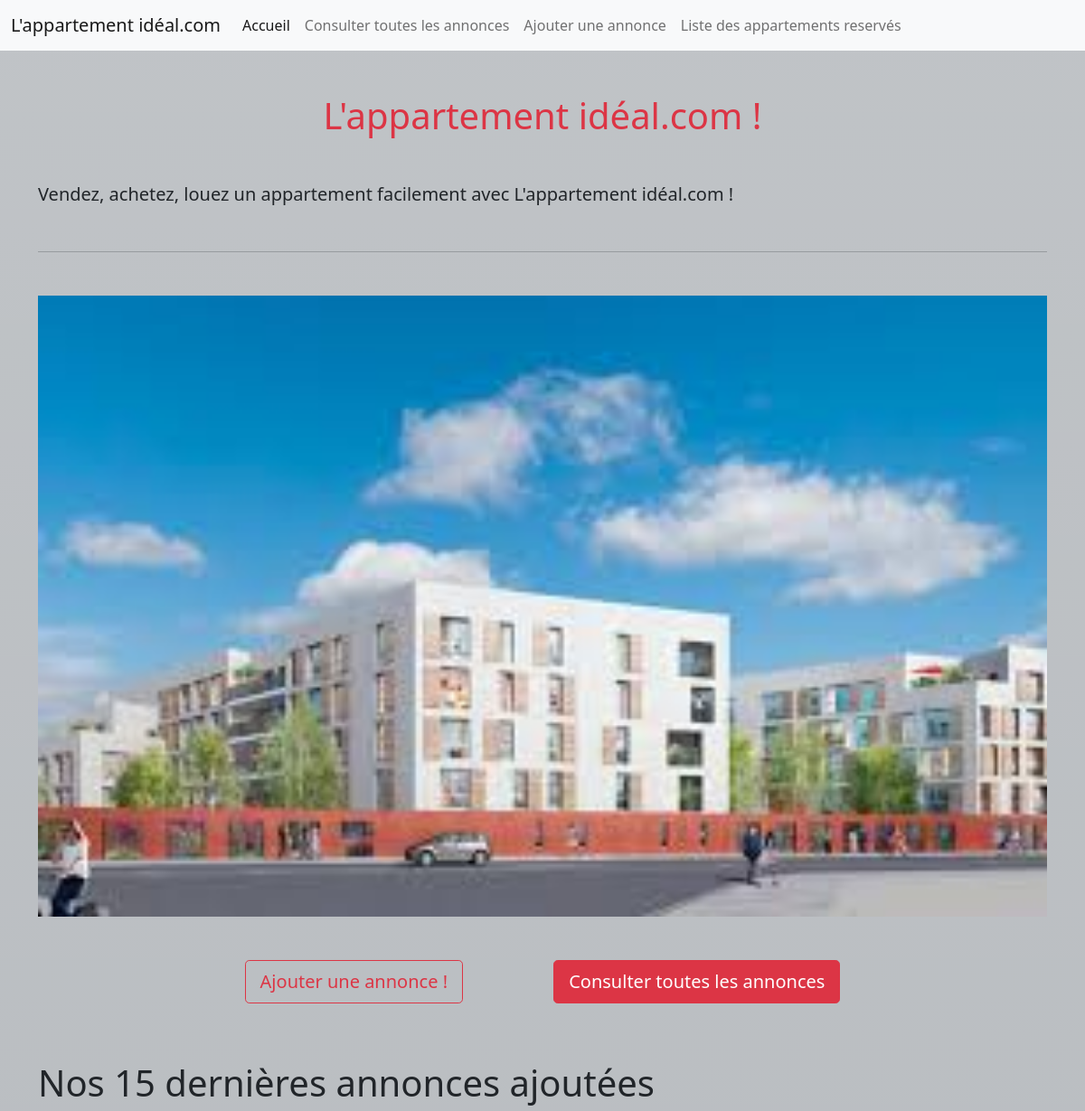
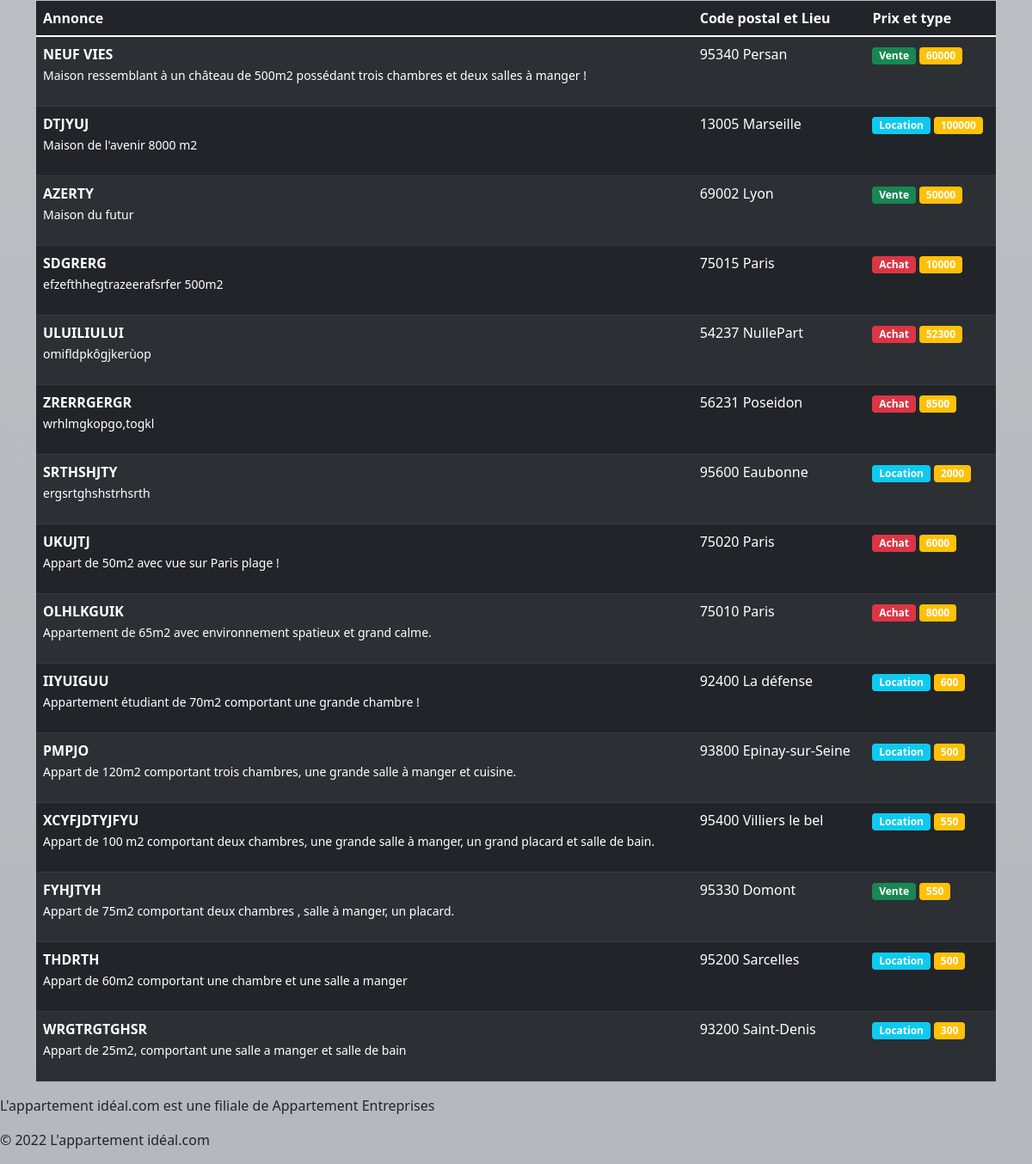
The page / on the database its author committed (2 pictures, top to bottom).
### tables this page shows
CREATE TABLE `advert` (
  `id` int(3) NOT NULL,
  `title` varchar(255) NOT NULL,
  `description` text NOT NULL,
  `postal_code` int(5) NOT NULL,
  `city` varchar(70) NOT NULL,
  `type` enum('Location','Achat','Vente') NOT NULL,
  `price` int(11) NOT NULL,
  `reservation_message` text NOT NULL
);

### index.php (the view)
<?php
require_once('inc/header.inc.php');
require_once('inc/init.php');
$afficheAppart = $pdo->query("SELECT * FROM advert ORDER BY id DESC LIMIT 0,15");
?>
<div>
    <h1 class="text-center text-danger my-5">L'appartement idéal.com !</h1>
    <p class="lead">Vendez, achetez, louez un appartement facilement avec L'appartement idéal.com !</p>
    <hr class="my-5">
    <div class="row">
        <img src="img/appartement2.jpg" alt="appart">
    </div>
    <div class="row text-center mt-5">
        <p class="col-12">
            <a class="btn btn-outline-danger btn-lg me-5" href="addAppart.php" role="button">Ajouter une annonce !</a>
            <a class="btn btn-danger btn-lg ms-5" href="listAppart.php" role="button">Consulter toutes les annonces</a>
        </p>
    </div>
</div>
<h1 class="mt-5">Nos 15 dernières annonces ajoutées</h1>
<table class="table table-dark table-striped">
    <thead>
        <tr>
            <th>Annonce</th>
            <th>Code postal et Lieu</th>
            <th>Prix et type</th>
        </tr>
    </thead>
    <tbody>
        <?php while ($appart = $afficheAppart->fetch(PDO::FETCH_ASSOC)) : ?>
            <tr>
                <td>
                    <strong><?= strtoupper($appart['title']) ?></strong>
                    <p>
                        <small>
                            <?= $appart['description'] ?>
                        </small>
                    </p>
                </td>
                <td>
                    <?= $appart['postal_code'] . " " .   $appart['city'] ?>
                </td>
                <td>
                    <?php if ($appart['type'] == 'Vente') : ?>
                        <span class="badge bg-success"><?= $appart['type'] ?></span>
                    <?php elseif ($appart['type'] == 'Location') : ?>
                        <span class="badge bg-info"><?= $appart['type'] ?></span>
                    <?php else : ?>
                        <span class="badge bg-danger"><?= $appart['type'] ?></span>
                    <?php endif ?>
                    <span class="badge bg-warning"><?= $appart['price'] ?></span>
                </td>
            </tr>
        <?php endwhile ?>
    </tbody>
</table>
<?php require_once('inc/footer.inc.php');
?>

### inc/header.inc.php (shortened to what this page needs)
<!DOCTYPE html>
<html lang='fr'>
<head>
    <link href="https://cdn.jsdelivr.net/npm/bootstrap@5.1.3/dist/css/bootstrap.min.css" rel="stylesheet">
</head>
<body class="bg-secondary bg-gradient bg-opacity-50">
    <header>
        <nav class="navbar navbar-expand-lg navbar-light bg-light">
            <div class="container-fluid">
                <a class="navbar-brand" href="#">L'appartement idéal.com</a>
                <div class="collapse navbar-collapse" id="navbarSupportedContent">
                    <ul class="navbar-nav me-auto mb-2 mb-lg-0">
                        <li class="nav-item">
                            <a class="nav-link active" aria-current="page" href="index.php">Accueil</a>
                        </li>
                        <li class="nav-item">
                            <a class="nav-link" href="listAppart.php">Consulter toutes les annonces</a>
                        </li>
                        <li class="nav-item">
                            <a class="nav-link" href="addAppart.php">Ajouter une annonce</a>
                        </li>
                        <li class="nav-item">
                            <a class="nav-link" href="listAppartReserv.php">Liste des appartements reservés</a>
                        </li>
                    </ul>
                </div>
            </div>
        </nav>
    </header>
    <main class="container ">

### inc/footer.inc.php (shortened to what this page needs)
</main>
<footer>
    <p> L'appartement idéal.com est une filiale de Appartement Entreprises </p>
    <p>&copy; 2022 L'appartement idéal.com </p>
</footer>
</body>
</html>

### rows shown on the page
advert: title "NEUF VIES", description "Maison ressemblant à un château de 500m2 possédant trois chambres et deux salles à manger !", postal_code "95340", city "Persan", type "Vente", price "60000"
advert: title "DTJYUJ", description "Maison de l'avenir 8000 m2", postal_code "13005", city "Marseille", type "Location", price "100000"
advert: title "AZERTY", description "Maison du futur", postal_code "69002", city "Lyon", type "Vente", price "50000"
advert: title "SDGRERG", description "efzefthhegtrazeerafsrfer 500m2", postal_code "75015", city "Paris", type "Achat", price "10000"
advert: title "ULUILIULUI", description "omifldpkôgjkerùop", postal_code "54237", city "NullePart", type "Achat", price "52300"
advert: title "ZRERRGERGR", description "wrhlmgkopgo,togkl", postal_code "56231", city "Poseidon", type "Achat", price "8500"
advert: title "SRTHSHJTY", description "ergsrtghshstrhsrth", postal_code "95600", city "Eaubonne", type "Location", price "2000"
advert: title "UKUJTJ", description "Appart de 50m2 avec vue sur Paris plage !", postal_code "75020", city "Paris", type "Achat", price "6000"
advert: title "OLHLKGUIK", description "Appartement de 65m2 avec environnement spatieux et grand calme.", postal_code "75010", city "Paris", type "Achat", price "8000"
advert: title "IIYUIGUU", description "Appartement étudiant de 70m2 comportant une grande chambre !", postal_code "92400", city "La défense", type "Location", price "600"
advert: title "PMPJO", description "Appart de 120m2 comportant trois chambres, une grande salle à manger et cuisine.", postal_code "93800", city "Epinay-sur-Seine", type "Location", price "500"
advert: title "XCYFJDTYJFYU", description "Appart de 100 m2 comportant deux chambres, une grande salle à manger, un grand placard et salle de bain.", postal_code "95400", city "Villiers le bel", type "Location", price "550"
advert: title "FYHJTYH", description "Appart de 75m2 comportant deux chambres , salle à manger, un placard.", postal_code "95330", city "Domont", type "Vente", price "550"
advert: title "THDRTH", description "Appart de 60m2 comportant une chambre et une salle a manger", postal_code "95200", city "Sarcelles", type "Location", price "500"
advert: title "WRGTRGTGHSR", description "Appart de 25m2, comportant une salle a manger et salle de bain", postal_code "93200", city "Saint-Denis", type "Location", price "300"
